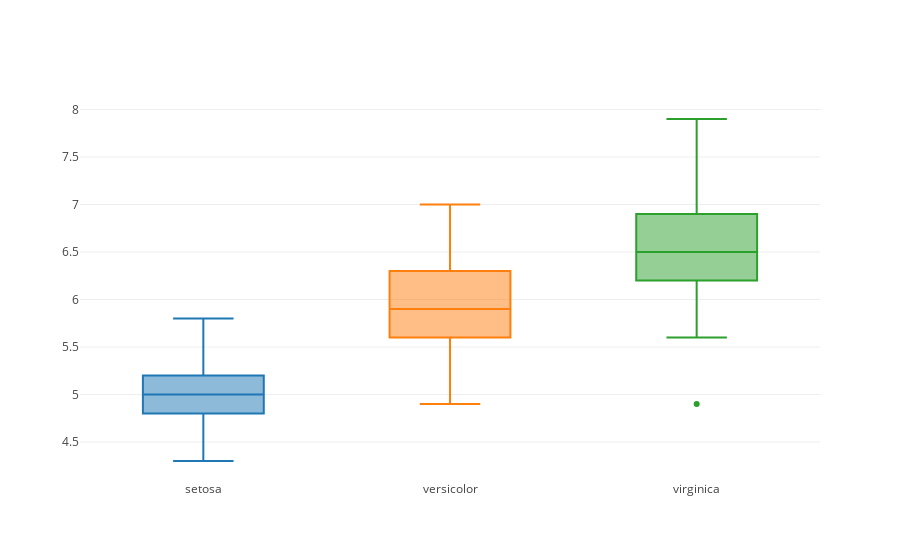

The code cell stored with this chart in its notebook:
### Markdown cell above
### Boxplot

plotly does not support boxplot width proportional to variable or sample size

### Code cell
## offline plot
import plotly
import plotly.graph_objs as go
from plotly.offline import download_plotlyjs, init_notebook_mode, plot, iplot

init_notebook_mode(connected=True)

data = []

for tn in iris_df.target_name.unique():
    
    df = iris_df[iris_df.target_name == tn]
    print('size of group {}: {}'.format(tn, df.shape[0]))
    
    data.append(  go.Box( y=df['sepal length (cm)'] , name=str(tn), showlegend=False ) )

plotly.offline.iplot(data)

### Figure 1 — Plotly figure (JSON) as saved in the notebook; plotly's stock layout.template omitted (floating-point values rounded to 4 significant figures)
{"data": [{"name": "setosa", "showlegend": false, "type": "box", "uid": "65d5cbd2-3957-11e9-8ae3-080027daca25", "y": [5.1, 4.9, 4.7, 4.6, 5, 5.4, 4.6, 5, 4.4, 4.9, 5.4, 4.8, 4.8, 4.3, 5.8, 5.7, 5.4, 5.1, 5.7, 5.1, 5.4, 5.1, 4.6, 5.1, 4.8, 5, 5, 5.2, 5.2, 4.7, 4.8, 5.4, 5.2, 5.5, 4.9, 5, 5.5, 4.9, 4.4, 5.1, 5, 4.5, 4.4, 5, 5.1, 4.8, 5.1, 4.6, 5.3, 5]}, {"name": "versicolor", "showlegend": false, "type": "box", "uid": "65d5cbd3-3957-11e9-8ae3-080027daca25", "y": [7, 6.4, 6.9, 5.5, 6.5, 5.7, 6.3, 4.9, 6.6, 5.2, 5, 5.9, 6, 6.1, 5.6, 6.7, 5.6, 5.8, 6.2, 5.6, 5.9, 6.1, 6.3, 6.1, 6.4, 6.6, 6.8, 6.7, 6, 5.7, 5.5, 5.5, 5.8, 6, 5.4, 6, 6.7, 6.3, 5.6, 5.5, 5.5, 6.1, 5.8, 5, 5.6, 5.7, 5.7, 6.2, 5.1, 5.7]}, {"name": "virginica", "showlegend": false, "type": "box", "uid": "65d5cbd4-3957-11e9-8ae3-080027daca25", "y": [6.3, 5.8, 7.1, 6.3, 6.5, 7.6, 4.9, 7.3, 6.7, 7.2, 6.5, 6.4, 6.8, 5.7, 5.8, 6.4, 6.5, 7.7, 7.7, 6, 6.9, 5.6, 7.7, 6.3, 6.7, 7.2, 6.2, 6.1, 6.4, 7.2, 7.4, 7.9, 6.4, 6.3, 6.1, 7.7, 6.3, 6.4, 6, 6.9, 6.7, 6.9, 5.8, 6.8, 6.7, 6.7, 6.3, 6.5, 6.2, 5.9]}], "layout": {}}
